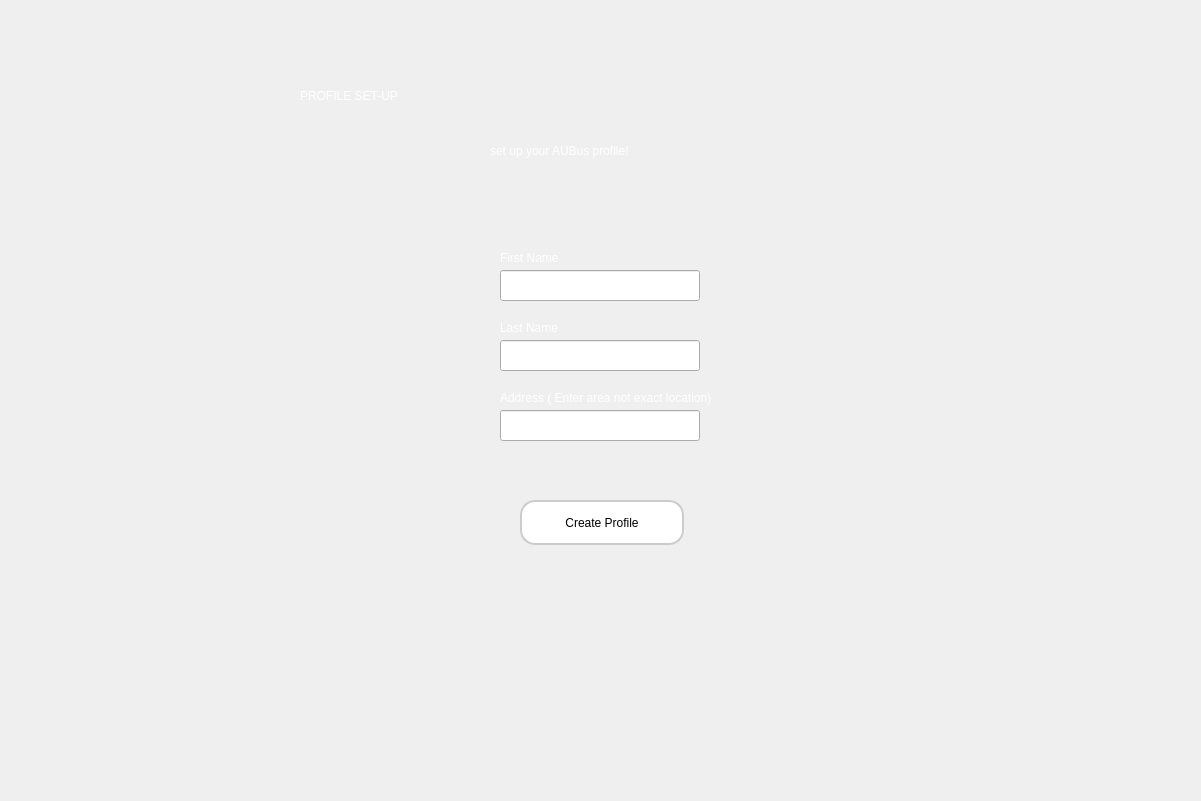
<?xml version="1.0" encoding="UTF-8"?>
<ui version="4.0">
 <class>Dialog</class>
 <widget class="QDialog" name="Dialog">
  <property name="geometry">
   <rect>
    <x>0</x>
    <y>0</y>
    <width>1201</width>
    <height>801</height>
   </rect>
  </property>
  <property name="windowTitle">
   <string>AUBus</string>
  </property>
  <widget class="QWidget" name="widget" native="true">
   <property name="geometry">
    <rect>
     <x>0</x>
     <y>0</y>
     <width>1241</width>
     <height>861</height>
    </rect>
   </property>
   <property name="styleSheet">
    <string notr="true">
QWidget#widget {
    background-color: qlineargradient(
        spread:pad, x1:0.1, y1:0.1, x2:0.9, y2:0.9,
        stop:0 rgba(10, 158, 190, 255),
        stop:1 rgba(255, 255, 255, 255)
    );
}
QPushButton {
    background-color: white;
    color: black;
    border-radius: 15px;
    border: 2px solid #cccccc;
    min-width: 160px;
    min-height: 40px;
    font: 12pt &quot;Segoe UI&quot;;
}
QPushButton:hover {
    background-color: #e6f7ff;
}
QPushButton:pressed {
    background-color: #b3ecff;
}
QLabel {
    color: white;
}
    </string>
   </property>
   <widget class="QLabel" name="label">
    <property name="geometry">
     <rect>
      <x>300</x>
      <y>30</y>
      <width>931</width>
      <height>131</height>
     </rect>
    </property>
    <property name="styleSheet">
     <string notr="true">
font: 63 48pt &quot;Sitka Heading Semibold&quot;;
color: white;
     </string>
    </property>
    <property name="text">
     <string>PROFILE SET-UP</string>
    </property>
   </widget>
   <widget class="QLabel" name="label_2">
    <property name="geometry">
     <rect>
      <x>490</x>
      <y>130</y>
      <width>341</width>
      <height>41</height>
     </rect>
    </property>
    <property name="styleSheet">
     <string notr="true">
font: 10pt &quot;MS Shell Dlg 2&quot;;
color: white;
     </string>
    </property>
    <property name="text">
     <string>set up your AUBus profile!</string>
    </property>
   </widget>
   <widget class="QLabel" name="label_3">
    <property name="geometry">
     <rect>
      <x>500</x>
      <y>250</y>
      <width>200</width>
      <height>16</height>
     </rect>
    </property>
    <property name="text">
     <string>First Name</string>
    </property>
   </widget>
   <widget class="QLineEdit" name="firstfield">
    <property name="geometry">
     <rect>
      <x>500</x>
      <y>270</y>
      <width>200</width>
      <height>31</height>
     </rect>
    </property>
   </widget>
   <widget class="QLabel" name="label_4">
    <property name="geometry">
     <rect>
      <x>500</x>
      <y>320</y>
      <width>200</width>
      <height>16</height>
     </rect>
    </property>
    <property name="text">
     <string>Last Name</string>
    </property>
   </widget>
   <widget class="QLineEdit" name="lastfield">
    <property name="geometry">
     <rect>
      <x>500</x>
      <y>340</y>
      <width>200</width>
      <height>31</height>
     </rect>
    </property>
   </widget>
   <widget class="QLabel" name="error">
    <property name="geometry">
     <rect>
      <x>480</x>
      <y>490</y>
      <width>250</width>
      <height>20</height>
     </rect>
    </property>
    <property name="styleSheet">
     <string notr="true">color:rgb(255, 0, 0);</string>
    </property>
    <property name="text">
     <string/>
    </property>
   </widget>
   <widget class="QPushButton" name="create">
    <property name="geometry">
     <rect>
      <x>520</x>
      <y>500</y>
      <width>164</width>
      <height>45</height>
     </rect>
    </property>
    <property name="styleSheet">
     <string notr="true">font: 75 12pt &quot;Sitka Heading Semibold&quot;;</string>
    </property>
    <property name="text">
     <string>Create Profile</string>
    </property>
    <property name="flat">
     <bool>false</bool>
    </property>
   </widget>
   <widget class="QLineEdit" name="addressfield">
    <property name="geometry">
     <rect>
      <x>500</x>
      <y>410</y>
      <width>200</width>
      <height>31</height>
     </rect>
    </property>
   </widget>
   <widget class="QLabel" name="label_5">
    <property name="geometry">
     <rect>
      <x>500</x>
      <y>390</y>
      <width>341</width>
      <height>16</height>
     </rect>
    </property>
    <property name="text">
     <string>Address ( Enter area not exact location)</string>
    </property>
   </widget>
  </widget>
 </widget>
 <resources/>
 <connections/>
</ui>
